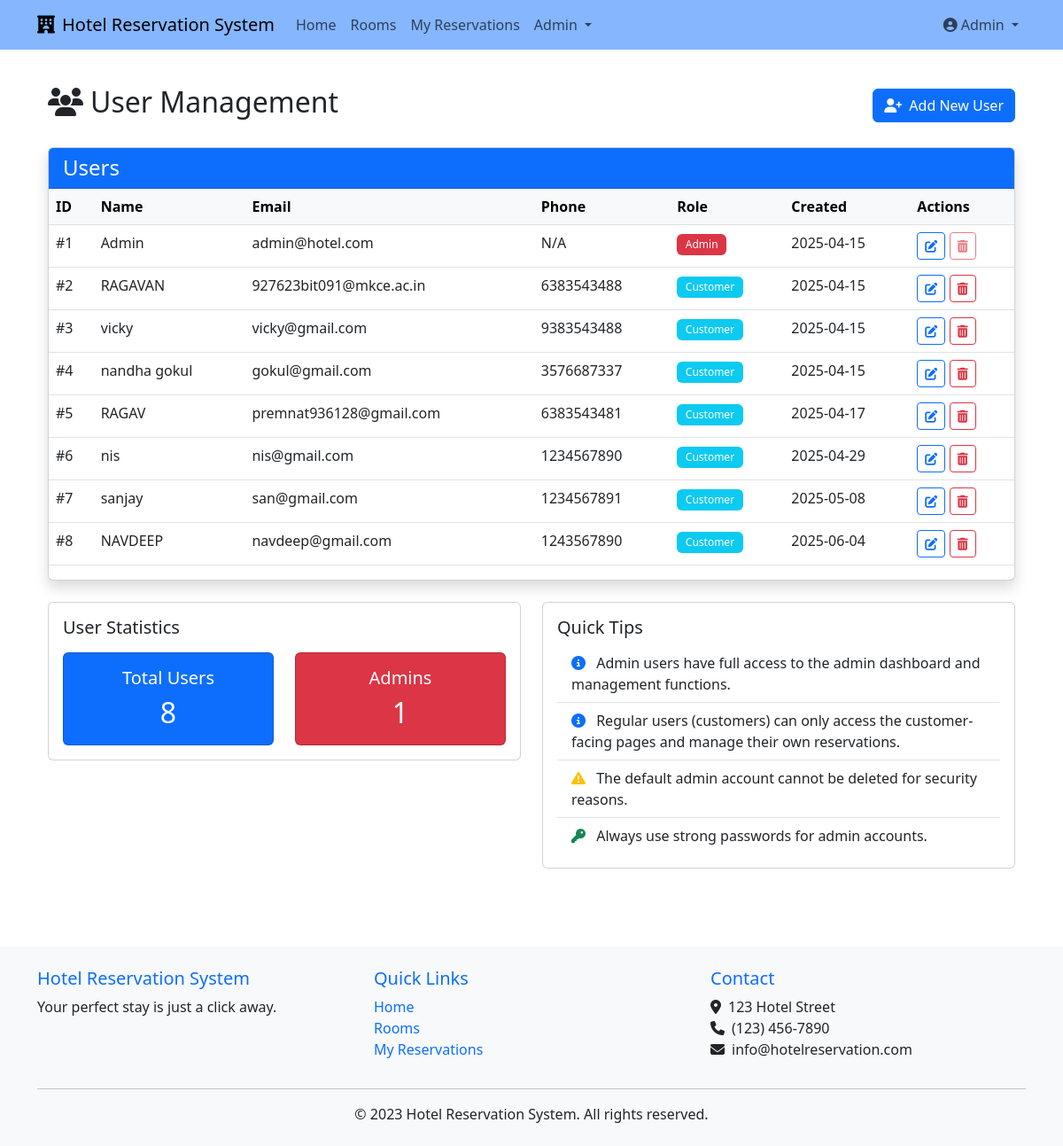
Page /admin/users (signed in) on the committed database.
### models.py (models this page shows, shortened)
class User(UserMixin, db.Model):
    __tablename__ = 'users'
    id = db.Column(db.Integer, primary_key=True)
    name = db.Column(db.String(100), nullable=False)
    email = db.Column(db.String(120), unique=True, nullable=False)
    phone = db.Column(db.String(20), nullable=True)
    password_hash = db.Column(db.String(256), nullable=False)
    is_admin = db.Column(db.Boolean, default=False)
    created_at = db.Column(db.DateTime, default=datetime.utcnow)
    reservations = db.relationship('Reservation', backref='customer', lazy=True)

### routes/admin_routes.py (the view)
@admin_bp.route('/users')
@login_required
@admin_required
def user_management():
    users = User.query.all()
    return render_template('admin/user_management.html', users=users)

### app.py (called while the page is built)
@login_manager.user_loader
def load_user(user_id):
    from models import User
    return User.query.get(int(user_id))

### utils/auth.py (called while the page is built)
def admin_required(f):
    @wraps(f)
    def decorated_function(*args, **kwargs):
        if not current_user.is_authenticated or not current_user.is_admin:
            flash('You need administrator privileges to access this page.', 'danger')
            return redirect(url_for('auth.login'))
        return f(*args, **kwargs)
    return decorated_function

### templates/admin/user_management.html (shortened to what this page needs)
{% extends 'base.html' %}
{% block content %}
<div class="container">
    <div class="row mb-4">
        <div class="col-12">
            <div class="d-flex justify-content-between align-items-center">
                <h2><i class="fas fa-users me-2"></i>User Management</h2>
                <a href="{{ url_for('admin.add_user') }}" class="btn btn-primary">
                    <i class="fas fa-user-plus me-2"></i>Add New User
                </a>
            </div>
        </div>
    </div>
    <div class="row mb-4">
        <div class="col-12">
            <div class="card shadow">
                <div class="card-header bg-primary text-white">
                    <h4 class="mb-0">Users</h4>
                </div>
                <div class="card-body p-0">
                    {% if users %}
                        <div class="table-responsive">
                            <table class="table table-hover mb-0">
                                <thead class="table-light">
                                    <tr>
                                        <th>ID</th>
                                        <th>Name</th>
                                        <th>Email</th>
                                        <th>Phone</th>
                                        <th>Role</th>
                                        <th>Created</th>
                                        <th>Actions</th>
                                    </tr>
                                </thead>
                                <tbody>
                                    {% for user in users %}
                                        <tr>
                                            <td>#{{ user.id }}</td>
                                            <td>{{ user.name }}</td>
                                            <td>{{ user.email }}</td>
                                            <td>{{ user.phone or 'N/A' }}</td>
                                            <td>
                                                {% if user.is_admin %}
                                                    <span class="badge bg-danger">Admin</span>
                                                {% else %}
                                                    <span class="badge bg-info">Customer</span>
                                                {% endif %}
                                            </td>
                                            <td>{{ user.created_at.strftime('%Y-%m-%d') }}</td>
                                            <td>
                                                <a href="{{ url_for('admin.edit_user', user_id=user.id) }}" class="btn btn-sm btn-outline-primary">
                                                    <i class="fas fa-edit"></i>
                                                </a>
                                                <button type="button" class="btn btn-sm btn-outline-danger"
                                                        data-bs-toggle="modal" data-bs-target="#deleteUserModal{{ user.id }}"
                                                        {% if user.email == 'admin@hotel.com' %}disabled{% endif %}>
                                                    <i class="fas fa-trash-alt"></i>
                                                </button>
                                            </td>
                                        </tr>
                                    {% endfor %}
                                </tbody>
                            </table>
                        </div>
                    {% else %}
                        <div class="p-4 text-center">
                            <p class="mb-0">No users found in the system.</p>
                        </div>
                    {% endif %}
                </div>
            </div>
        </div>
    </div>
    <div class="row">
        <div class="col-md-6 mb-4">
            <div class="card">
                <div class="card-body">
                    <h5 class="card-title">User Statistics</h5>
                    <div class="row mt-3">
                        <div class="col-6">
                            <div class="card bg-primary text-white">
                                <div class="card-body text-center">
                                    <h5 class="card-title">Total Users</h5>
                                    <h2 class="mb-0">{{ users|length }}</h2>
                                </div>
                            </div>
                        </div>
                        <div class="col-6">
                            <div class="card bg-danger text-white">
                                <div class="card-body text-center">
                                    <h5 class="card-title">Admins</h5>
                                    <h2 class="mb-0">{{ users|selectattr('is_admin', 'eq', true)|list|length }}</h2>
                                </div>
                            </div>
                        </div>
                    </div>
                </div>
            </div>
        </div>
        <div class="col-md-6 mb-4">
            <div class="card">
                <div class="card-body">
                    <h5 class="card-title">Quick Tips</h5>
                    <ul class="list-group list-group-flush">
                        <li class="list-group-item">
                            <i class="fas fa-info-circle me-2 text-primary"></i>
                            Admin users have full access to the admin dashboard and management functions.
                        </li>
                        <li class="list-group-item">
                            <i class="fas fa-info-circle me-2 text-primary"></i>
                            Regular users (customers) can only access the customer-facing pages and manage their own reservations.
                        </li>
                        <li class="list-group-item">
                            <i class="fas fa-exclamation-triangle me-2 text-warning"></i>
                            The default admin account cannot be deleted for security reasons.
                        </li>
                        <li class="list-group-item">
                            <i class="fas fa-key me-2 text-success"></i>
                            Always use strong passwords for admin accounts.
                        </li>
                    </ul>
                </div>
            </div>
        </div>
    </div>
</div>
{% endblock %}

### templates/base.html (shortened to what this page needs)
<!DOCTYPE html>
<html lang="en" data-bs-theme="light">
<head>
    <link href="https://cdn.jsdelivr.net/npm/bootstrap@5.3.0/dist/css/bootstrap.min.css" rel="stylesheet">
    <link rel="stylesheet" href="https://cdnjs.cloudflare.com/ajax/libs/font-awesome/6.4.0/css/all.min.css">
    <link rel="stylesheet" href="https://cdn.jsdelivr.net/npm/flatpickr/dist/flatpickr.min.css">
    <link rel="stylesheet" href="{{ url_for('static', filename='css/custom.css') }}">
</head>
<body>
    <nav class="navbar navbar-expand-lg navbar-light bg-primary mb-4" style="--bs-bg-opacity: .5;">
        <div class="container">
            <a class="navbar-brand" href="{{ url_for('customer.index') }}">
                <i class="fas fa-hotel me-2"></i>Hotel Reservation System
            </a>
            <div class="collapse navbar-collapse" id="navbarNav">
                <ul class="navbar-nav me-auto">
                    <li class="nav-item">
                        <a class="nav-link" href="{{ url_for('customer.index') }}">Home</a>
                    </li>
                    <li class="nav-item">
                        <a class="nav-link" href="{{ url_for('customer.room_search') }}">Rooms</a>
                    </li>
                    {% if current_user.is_authenticated %}
                        <li class="nav-item">
                            <a class="nav-link" href="{{ url_for('customer.my_reservations') }}">My Reservations</a>
                        </li>
                    {% endif %}
                    {% if current_user.is_authenticated and current_user.is_admin %}
                        <li class="nav-item dropdown">
                            <a class="nav-link dropdown-toggle" href="#" id="adminDropdown" role="button" data-bs-toggle="dropdown" aria-expanded="false">
                                Admin
                            </a>
                        </li>
                    {% endif %}
                </ul>
                <ul class="navbar-nav">
                    {% if current_user.is_authenticated %}
                        <li class="nav-item dropdown">
                            <a class="nav-link dropdown-toggle" href="#" id="userDropdown" role="button" data-bs-toggle="dropdown" aria-expanded="false">
                                <i class="fas fa-user-circle me-1"></i>{{ current_user.name }}
                            </a>
                        </li>
                    {% endif %}
                </ul>
            </div>
        </div>
    </nav>
    <main class="container py-3">
        {% block content %}{% endblock %}
    </main>
    <footer class="mt-5 py-4 bg-light">
        <div class="container">
            <div class="row">
                <div class="col-md-4">
                    <h5 class="text-primary">Hotel Reservation System</h5>
                    <p>Your perfect stay is just a click away.</p>
                </div>
                <div class="col-md-4">
                    <h5 class="text-primary">Quick Links</h5>
                    <ul class="list-unstyled">
                        <li><a href="{{ url_for('customer.index') }}" class="text-decoration-none">Home</a></li>
                        <li><a href="{{ url_for('customer.room_search') }}" class="text-decoration-none">Rooms</a></li>
                        {% if current_user.is_authenticated %}
                            <li><a href="{{ url_for('customer.my_reservations') }}" class="text-decoration-none">My Reservations</a></li>
                        {% endif %}
                    </ul>
                </div>
                <div class="col-md-4">
                    <h5 class="text-primary">Contact</h5>
                    <address>
                        <i class="fas fa-map-marker-alt me-2"></i>123 Hotel Street<br>
                        <i class="fas fa-phone me-2"></i>(123) 456-7890<br>
                        <i class="fas fa-envelope me-2"></i>info@hotelreservation.com
                    </address>
                </div>
            </div>
            <hr>
            <div class="text-center">
                <p class="mb-0">&copy; 2023 Hotel Reservation System. All rights reserved.</p>
            </div>
        </div>
    </footer>
</body>
</html>

### static/css/custom.css (style rules this page uses)
:root { --bs-body-color: #212529; --bs-body-bg: #ffffff; --bs-primary: #0d6efd; --bs-primary-rgb: 13, 110, 253; }
.badge { padding: 0.5em 0.8em; font-weight: 500; }
.card { transition: transform 0.2s ease, box-shadow 0.2s ease; }
.table-responsive { margin-bottom: 1rem; }

### rows in the picture
User: name "Admin", id "1", email "admin@hotel.com", phone "N/A", is_admin "Admin", created_at "2025-04-15"
User: id "2", name "RAGAVAN", email "927623bit091@mkce.ac.in", phone "6383543488", is_admin "Customer", created_at "2025-04-15"
User: id "3", name "vicky", email "vicky@gmail.com", phone "9383543488", is_admin "Customer", created_at "2025-04-15"
User: id "4", name "nandha gokul", email "gokul@gmail.com", phone "3576687337", is_admin "Customer", created_at "2025-04-15"
User: id "5", name "RAGAV", email "premnat936128@gmail.com", phone "6383543481", is_admin "Customer", created_at "2025-04-17"
User: id "6", name "nis", email "nis@gmail.com", phone "1234567890", is_admin "Customer", created_at "2025-04-29"
User: id "7", name "sanjay", email "san@gmail.com", phone "1234567891", is_admin "Customer", created_at "2025-05-08"
User: id "8", name "NAVDEEP", email "navdeep@gmail.com", phone "1243567890", is_admin "Customer", created_at "2025-06-04"

### other values in the picture
{{ users|length }} "8"
{{ users|selectattr('is_admin', 'eq', true)|list|length }} "1"
